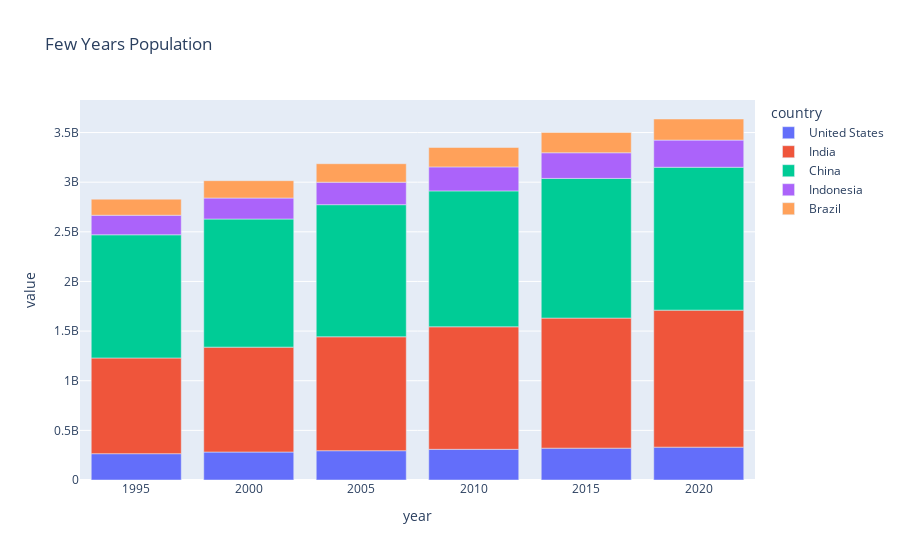

The notebook cell saved with this chart:
### Code cell
fig = px.bar(df_barplot,title = 'Few Years Population')
fig.show()

### Figure 1 — Plotly figure (JSON) as saved in the notebook; plotly's stock layout.template omitted (floating-point values rounded to 4 significant figures)
{"data": [{"hovertemplate": "country=United States<br>year=%{x}<br>value=%{y}<extra></extra>", "legendgroup": "United States", "marker": {"color": "#636efa", "pattern": {"shape": ""}}, "name": "United States", "orientation": "v", "showlegend": true, "textposition": "auto", "type": "bar", "x": [1995.0, 2000.0, 2005.0, 2010.0, 2015.0, 2020.0], "xaxis": "x", "y": [265200000.0, 281700000.0, 295000000.0, 309000000.0, 320900000.0, 331000000.0], "yaxis": "y"}, {"hovertemplate": "country=India<br>year=%{x}<br>value=%{y}<extra></extra>", "legendgroup": "India", "marker": {"color": "#EF553B", "pattern": {"shape": ""}}, "name": "India", "orientation": "v", "showlegend": true, "textposition": "auto", "type": "bar", "x": [1995.0, 2000.0, 2005.0, 2010.0, 2015.0, 2020.0], "xaxis": "x", "y": [963900000.0, 1057000000.0, 1148000000.0, 1234000000.0, 1310000000.0, 1380000000.0], "yaxis": "y"}, {"hovertemplate": "country=China<br>year=%{x}<br>value=%{y}<extra></extra>", "legendgroup": "China", "marker": {"color": "#00cc96", "pattern": {"shape": ""}}, "name": "China", "orientation": "v", "showlegend": true, "textposition": "auto", "type": "bar", "x": [1995.0, 2000.0, 2005.0, 2010.0, 2015.0, 2020.0], "xaxis": "x", "y": [1241000000.0, 1291000000.0, 1331000000.0, 1369000000.0, 1407000000.0, 1439000000.0], "yaxis": "y"}, {"hovertemplate": "country=Indonesia<br>year=%{x}<br>value=%{y}<extra></extra>", "legendgroup": "Indonesia", "marker": {"color": "#ab63fa", "pattern": {"shape": ""}}, "name": "Indonesia", "orientation": "v", "showlegend": true, "textposition": "auto", "type": "bar", "x": [1995.0, 2000.0, 2005.0, 2010.0, 2015.0, 2020.0], "xaxis": "x", "y": [196900000.0, 211500000.0, 226300000.0, 241800000.0, 258400000.0, 273500000.0], "yaxis": "y"}, {"hovertemplate": "country=Brazil<br>year=%{x}<br>value=%{y}<extra></extra>", "legendgroup": "Brazil", "marker": {"color": "#FFA15A", "pattern": {"shape": ""}}, "name": "Brazil", "orientation": "v", "showlegend": true, "textposition": "auto", "type": "bar", "x": [1995.0, 2000.0, 2005.0, 2010.0, 2015.0, 2020.0], "xaxis": "x", "y": [162000000.0, 174800000.0, 186100000.0, 195700000.0, 204500000.0, 212600000.0], "yaxis": "y"}], "layout": {"barmode": "relative", "legend": {"title": {"text": "country"}, "tracegroupgap": 0}, "title": {"text": "Few Years Population"}, "xaxis": {"anchor": "y", "domain": [0, 1], "title": {"text": "year"}}, "yaxis": {"anchor": "x", "domain": [0, 1], "title": {"text": "value"}}}}
